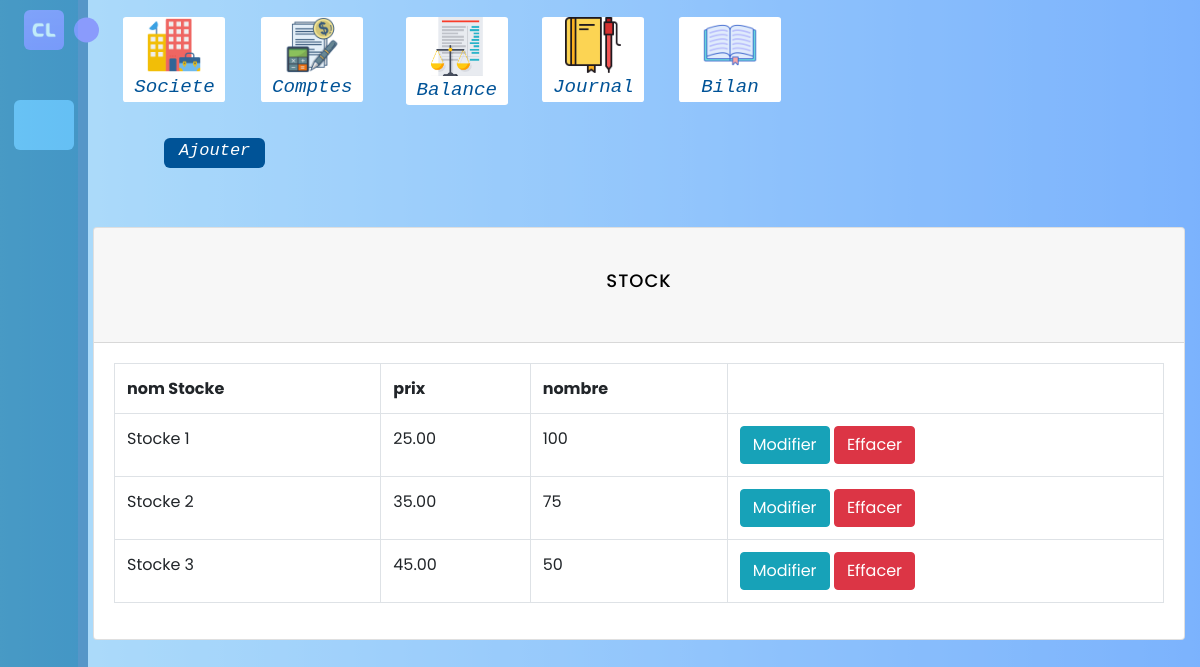
/SI-ITU/index.php/delete/delete/stock, run on the app's committed database.
### tables this page shows
CREATE TABLE Stocke (
    id serial PRIMARY KEY,
    nomStocke VARCHAR(255),
    Prix DECIMAL(10,2),
    nombre INTEGER
);

### SI-ITU/application/views/templates/template.php (called while the page is built, shortened)
<?php
    $header = "templates/header";
    if($categorie == "S")
    {
        $header = "templates/headerS";
    }
    $this->load->view($header);
    $this->load->view($content);
?>

### SI-ITU/application/controllers/delete/Delete.php (called while the page is built, shortened)
<?php
class Delete extends CI_Controller
{
    public function __construct()
    {
        $this->load->database();
    }
    public function stock()
    {
        $data['categorie'] = "S";
        $data['content'] = "select/stock";
        $this->load->view('templates/template', $data);
    }
}

### SI-ITU/index.php (called while the page is built, shortened)
<?php
require_once BASEPATH.'core/CodeIgniter.php';

### SI-ITU/application/views/select/stock.php (the view, shortened to what this page needs)
<?php
$query = $this->db->get('stocke');
$stocke = $query->result();
?>
<div class="container">
  <div class="card mt-5">
    <div class="card-header">
      <h2>STOCK</h2>
    </div>
    <div class="card-body">
      <table class="table table-bordered">
        <tr>
          <th>nom Stocke</th>
          <th>prix</th>
          <th>nombre</th>
        </tr>
        <?php foreach($stocke as $stockes): ?>
          <tr>
            <td><?php echo $stockes->nomStocke; ?></td>
            <td><?php echo $stockes->Prix; ?></td>
            <td><?php echo $stockes->nombre; ?></td>
            <td>
              <a href="<?php echo site_url('update/Update/stock?id='.$stockes->id) ?>" class="btn btn-info">Modifier</a>
              <a onclick="return confirm('EST TU SUR DE VOULOIR EFFACER CETTE LIGNE?')" href="<?php echo site_url('delete/Delete/stock?id='.$stockes->id) ?>" class='btn btn-danger'>Effacer </a>
            </td>
          </tr>
        <?php endforeach; ?>
      </table>
    </div>
  </div>
</div>
</body>
</html>

### SI-ITU/assets/css/style.css (style rules this page uses)
* { box-sizing: border-box; -webkit-box-sizing: border-box; -moz-box-sizing: border-box; }
body { font-family: 'lato', sans-serif; -webkit-font-smoothing: antialiased; background: linear-gradient(270deg, #0070fbeb, #8fe1f4); padding: 0; margin: 0; height: 100vh; }
h2 { text-align: center; font-size: 18px; text-transform: uppercase; letter-spacing: 1px; color: black; padding: 30px 0; }

### SI-ITU/assets/css/left.css (style rules this page uses)
* { margin: 0; padding: 0; box-sizing: border-box; font-family: 'Poppins', sans-serif; }
:root { --body-color: #E4E9F7; --sidebar-color: #FFF; --primary-color: #695CFE; --primary-color-light: #F6F5FF; --toggle-color: #DDD; --text-color: #707070; --tran-03: all 0.2s ease; --tran-03: all 0.3s ease; --tran-04: all 0.3s ease; --tran-05: all 0.3s ease; }
body { min-height: 100vh; background-color: var(--body-color); transition: var(--tran-05); }

### data on the page
stocke: nomStocke "Stocke 1", Prix "25.00", nombre "100"
stocke: nomStocke "Stocke 2", Prix "35.00", nombre "75"
stocke: nomStocke "Stocke 3", Prix "45.00", nombre "50"
